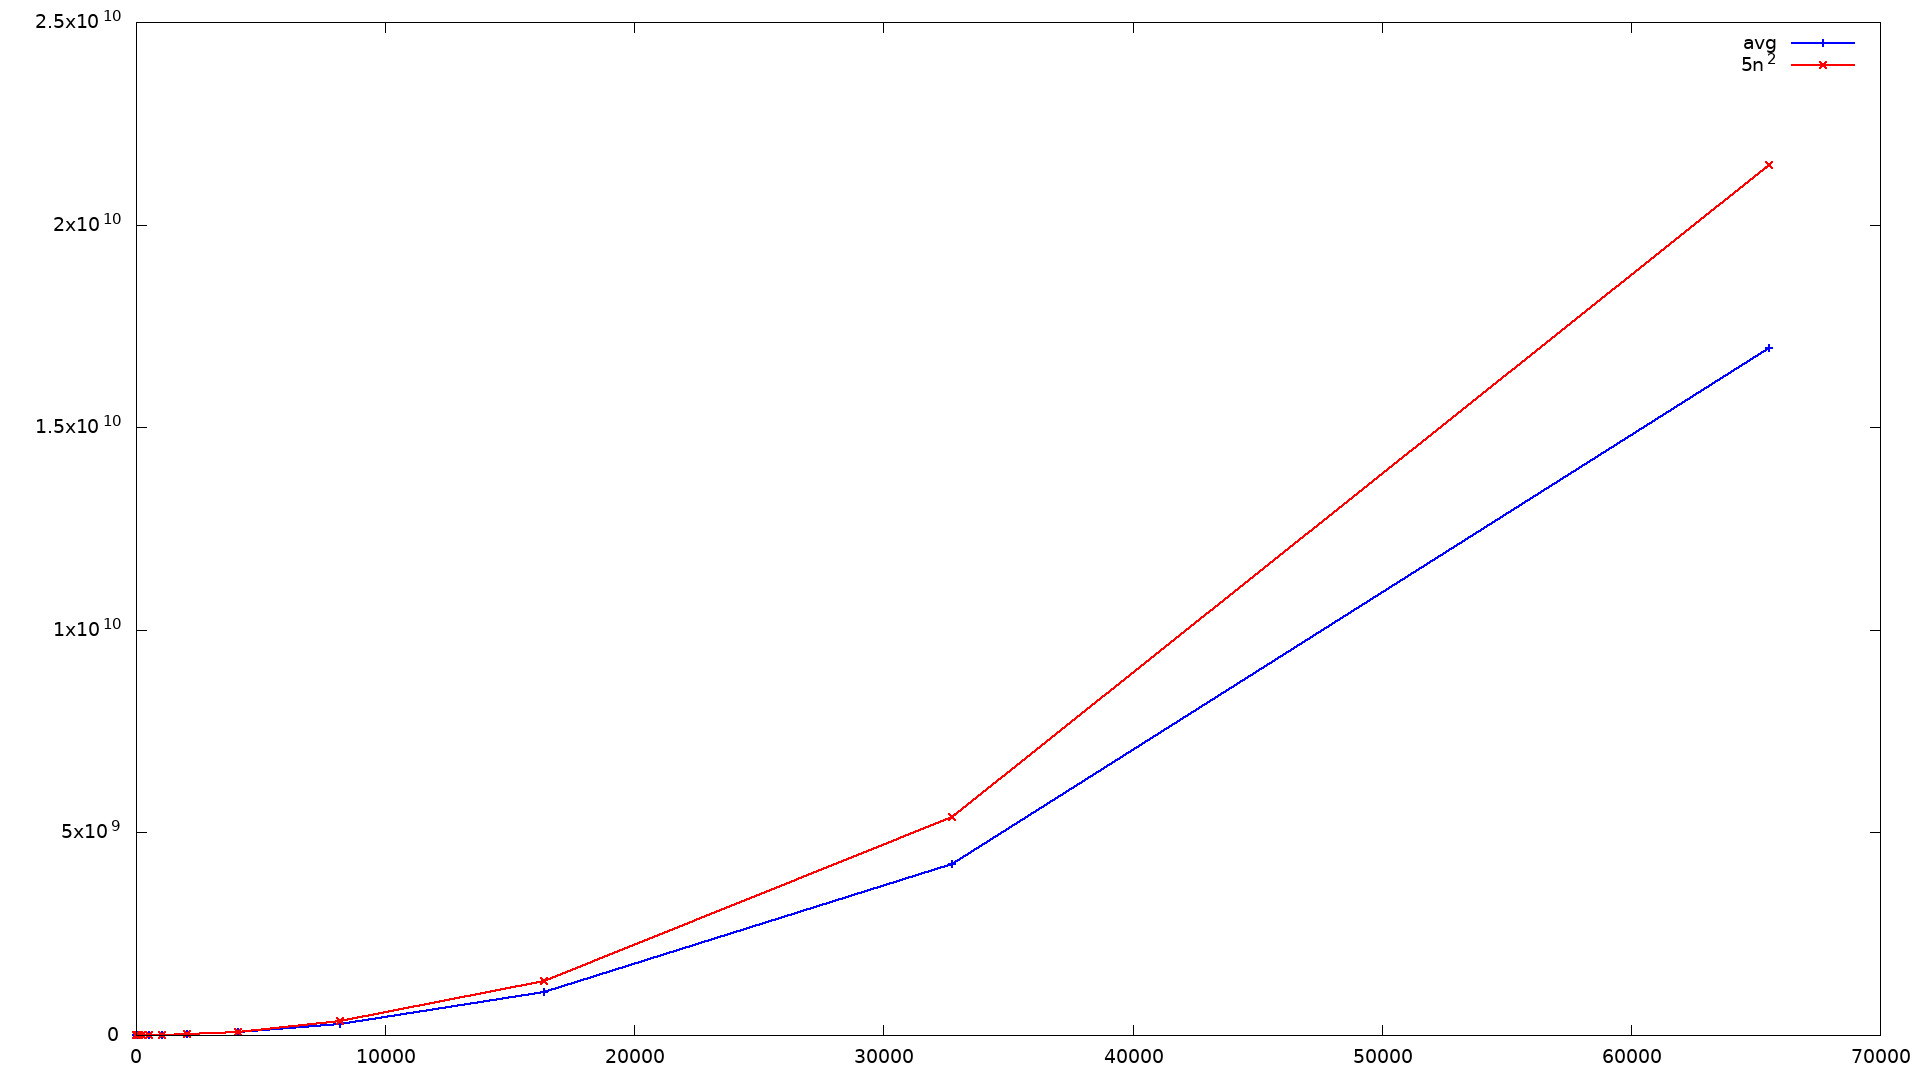

Source code (gnuplot):
set term jpeg size 1920,1080 font 'arial,14'
set output 'avg-vs-5n^2.jpg'
plot 'avg.txt' with linespoints lc 'blue' lw 2 title 'avg', '5NSQ.txt' with linespoints lc 'red' lw 2 title '5n^2'